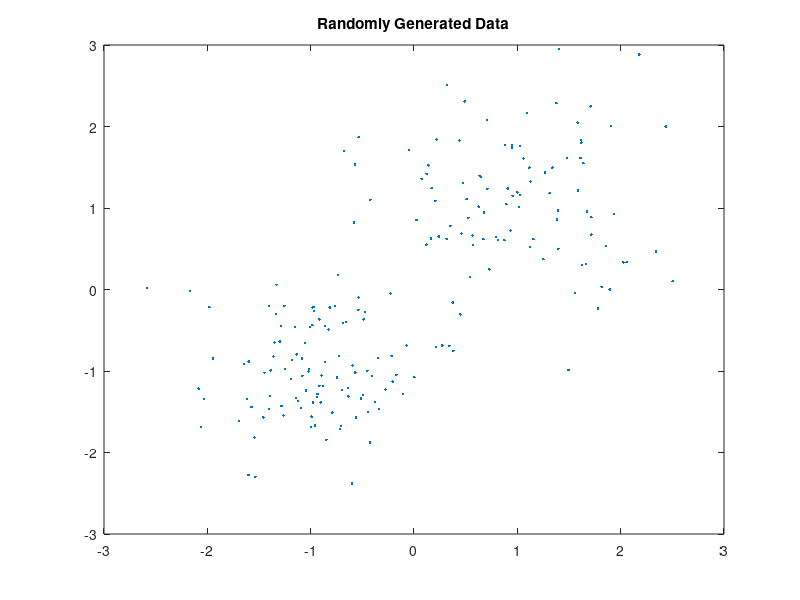
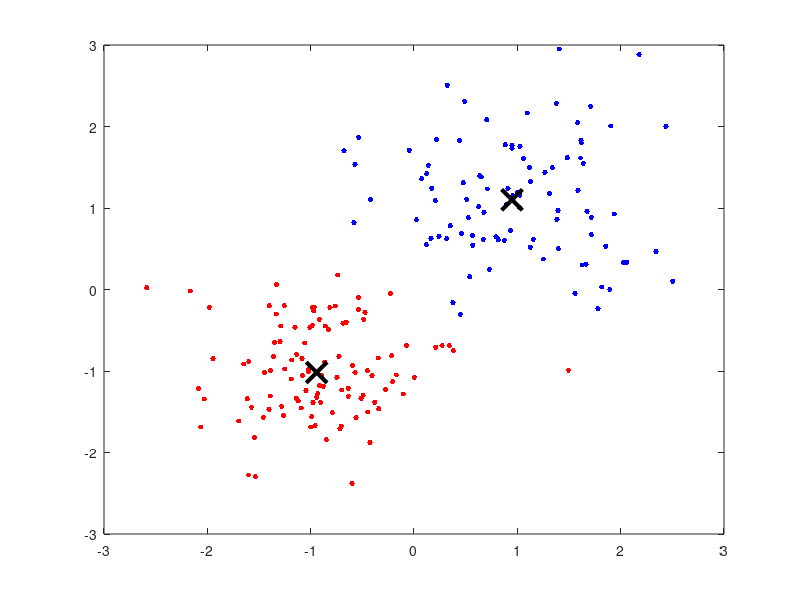

The MATLAB source for these figures, in order: (Note: this script raises an error after producing the figures.)
%% Partition Data into Two Clusters
%%
% Randomly generate the sample data.

% Copyright 2015 The MathWorks, Inc.

%rng default; % For reproducibility
X = [randn(100,2)*0.75+ones(100,2);
    randn(100,2)*0.5-ones(100,2)];

figure;
plot(X(:,1),X(:,2),'.');
title 'Randomly Generated Data';
%%
% There appears to be two clusters in the data.
%%
% Partition the data into two clusters, and choose the best arrangement out of
% five intializations. Display the final output.
opts = statset('Display','final');
[idx,C] = kmeans(X,2,'Distance','cityblock',...
    'Replicates',5,'Options',opts);
%%
% By default, the software initializes the replicates separatly using
% _k_-means++.
%%
% Plot the clusters and the cluster centroids.
figure;
plot(X(idx==1,1),X(idx==1,2),'r.','MarkerSize',12)
hold on
plot(X(idx==2,1),X(idx==2,2),'b.','MarkerSize',12)
plot(C(:,1),C(:,2),'kx',...
     'MarkerSize',15,'LineWidth',3)
legend('Cluster 1','Cluster 2','Centroids',...
       'Location','NW')
title 'Cluster Assignments and Centroids'
hold off

